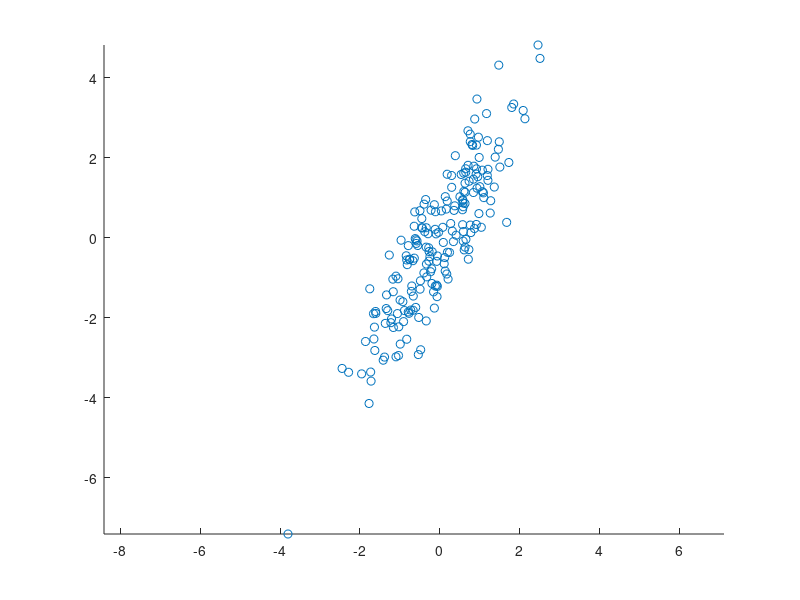

This chart was generated by the following MATLAB code: (Note: this script raises an error after producing the figure.)
%
% % Calcul des valeurs propres / vecteurs propre d'une matrice (eig)
% % Visualisation des vecteurs propres de la matrice de covariance
% % d'un nuage de points
%

mu = [0 0];
sigma = [1 1.5 ; 1.5 3];
X = mvnrnd(mu,sigma,200); 


figure ('Name', 'Vecteurs propres');
axis equal
hold on
scatter(X(:,1), X(:,2));


%A= cov(Echantillon)
%eig(A)
%[C D] = eig(A)
%V = [C(:,1) C(:,2)]


%t = CalculACP(X);
%Vdir1 = t(:,1)
%Vdir2 = t(:,2)

A= cov(X)

[V D] = eig(A)
V
D
eig(A)
Vdir1 = V(:,1)
Vdir2 = V(:,2)
x=-2:2;

y1 = droite2DVD(x,Vdir1,mu)

plot(x,y1,'r')

y2 = droite2DVD(x,Vdir2,mu)


plot(x,y2,'g')
hold off 